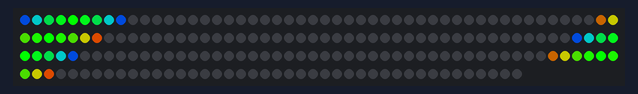
This sketch was run on a simulated Arduino Uno, built with avr-gcc and run on an emulated ATmega328P. Shown: 192 RGB LEDs in strip order, left to right, continuing on the next row.

Above: at 0.02 s.
At 0.62 s:
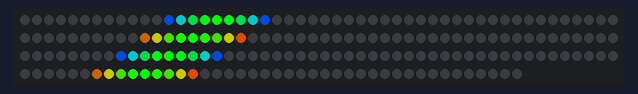
At 1.23 s:
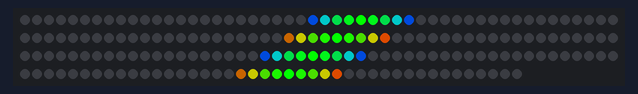
At 2.61 s:
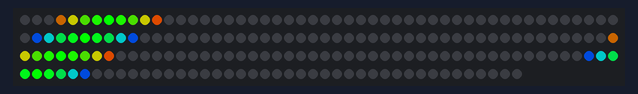
At 3.99 s:
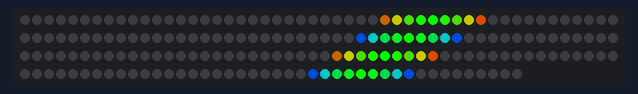
At 5.37 s:
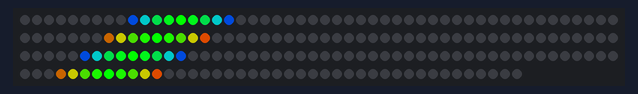

Measured:
- by itself, everything shown: repeats every 4.9 s, in 96 steps

The sketch:

staffLedstrip.ino
```cpp
#include <FastLED.h>
#define NUM_LEDS 192
#define LED_PIN     7

int lit_leds[] = {0,1,2,3,4,5,6,7,8,};
int lit_leds_size = 9;


CRGB leds[NUM_LEDS];

void fill_leds(){
  for(int i = 0; i < NUM_LEDS; i++){
    if(i == lit_leds[0] || i == (lit_leds[0] + 96) % NUM_LEDS){
      leds[i] = CRGB(0, 50, 150);
    }
     else if(i == (lit_leds[0] + 48) % NUM_LEDS || i == (lit_leds[0] + 144) % NUM_LEDS){
      leds[i] = CRGB(100, 50, 0);
    }
    else if(i == lit_leds[1] ||  i == (lit_leds[1] + 96) % NUM_LEDS){
      leds[i] = CRGB(0, 100, 100);
    }
     else if(i == (lit_leds[1] + 48) % NUM_LEDS || i == (lit_leds[1] + 144) % NUM_LEDS){
      leds[i] = CRGB(100, 100, 0);
    }
     else if(i == lit_leds[2] || i == (lit_leds[2] + 96) % NUM_LEDS){
      leds[i] = CRGB(0, 150, 50);
    }
    else if(i == (lit_leds[2] + 48) % NUM_LEDS || i == (lit_leds[2] + 144) % NUM_LEDS){
      leds[i] = CRGB(50, 150, 0);
    }
     else if(i == lit_leds[3] || i == (lit_leds[3] + 96) % NUM_LEDS){
      leds[i] = CRGB(0, 225, 25);
    }
     else if(i == (lit_leds[3] + 48) % NUM_LEDS || i == (lit_leds[3] + 144) % NUM_LEDS){
      leds[i] = CRGB(25, 225, 0);
    }
     else if(i == lit_leds[4] || i == (lit_leds[4] + 96) % NUM_LEDS){
      leds[i] = CRGB(0, 255, 0);
    }
    else if(i == (lit_leds[4] + 48) % NUM_LEDS || i == (lit_leds[4] + 144) % NUM_LEDS){
      leds[i] = CRGB(0, 255, 0);
    }
        else if(i == lit_leds[5] || i == (lit_leds[5] + 96) % NUM_LEDS){
      leds[i] = CRGB(0, 225, 25);
    }
       else if(i == (lit_leds[5] + 48) % NUM_LEDS || i == (lit_leds[5] + 144) % NUM_LEDS){
      leds[i] = CRGB(25, 225, 0);
    }
        else if(i == lit_leds[6] || i == (lit_leds[6] + 96) % NUM_LEDS){
      leds[i] = CRGB(0, 150, 50);
    }
       else if(i == (lit_leds[6] + 48) % NUM_LEDS || i == (lit_leds[6] + 144) % NUM_LEDS){
      leds[i] = CRGB(50, 150, 0);
    }
        else if(i == lit_leds[7] || i == (lit_leds[7] + 96) % NUM_LEDS){
      leds[i] = CRGB(0, 100, 100);
    }
         else if(i == (lit_leds[7] + 48) % NUM_LEDS || i == (lit_leds[7] + 144) % NUM_LEDS){
      leds[i] = CRGB(100, 100, 0);
    }
        else if(i == lit_leds[8] || i == (lit_leds[8] + 96) % NUM_LEDS){
      leds[i] = CRGB(0, 50, 150);
    }
         else if(i == (lit_leds[8] + 48) % NUM_LEDS || i == (lit_leds[8] + 144) % NUM_LEDS){
      leds[i] = CRGB(150, 50, 0);
    }
    else{
      leds[i] = CRGB(0,0,0);
    }
  }
}

void move_leds_up(){
  for(int i = 0; i < lit_leds_size; i++){
    lit_leds[i] = (lit_leds[i] + 1) % NUM_LEDS;
  }
}
void setup() {
  // put your setup code here, to run once:
    FastLED.addLeds<WS2812, LED_PIN, GRB>(leds, NUM_LEDS);

}


void loop() {
  fill_leds();
  FastLED.show();
  delay(40);
  move_leds_up();
  // put your main code here, to run repeatedly:
 // for(int i = 0; i < NUM_LEDS; i++){
 // leds[i] = CRGB(0, 255, 0);
 // FastLED.show();
 // delay(10);
 // leds[i] = CRGB(0, 0, 0);
 // FastLED.show();
 // delay(10);
 // }

  //leds[0] = CRGB(0, 255, 0);
 // FastLED.show();
  //delay(500);
  //leds[0] = CRGB(0, 0, 255);
  //FastLED.show();
  //delay(500);
}
```
